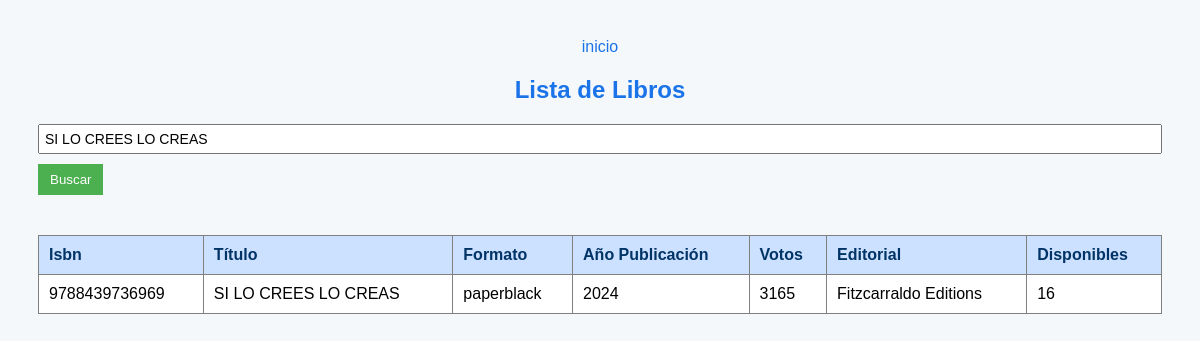
/menu_visitante.php?buscar=SI LO CREES LO CREAS, run on an earlier commit of the app's database.
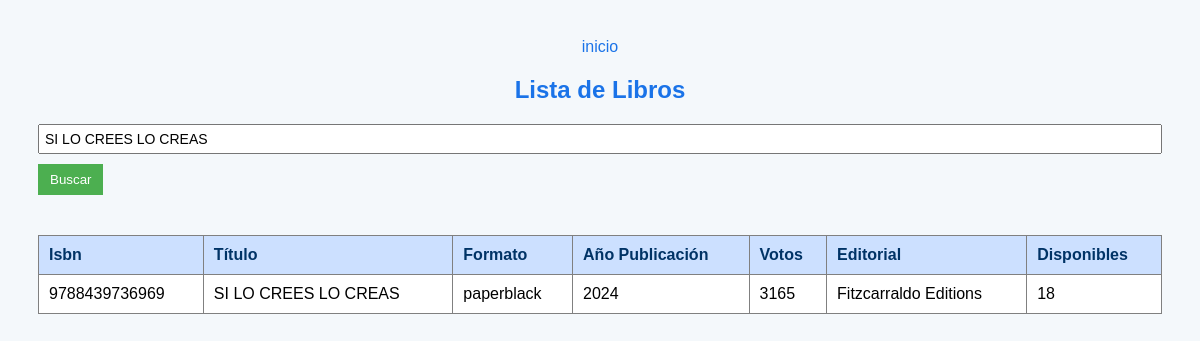
And on a later commit of the database.
### tables this page shows
CREATE TABLE Tblibro (isbn INTEGER PRIMARY KEY, titulo_libro TEXT NOT NULL, formato_libro TEXT NOT NULL, año_libro INTEGER NOT NULL CHECK (año_libro > 0), votos_libro INTEGER DEFAULT 0 CHECK (votos_libro >= 0), editorial TEXT NOT NULL, disponible INTEGER DEFAULT 1);

### menu_visitante.php (the view, shortened to what this page needs)
<?php
include 'conexion.php';
$busqueda = $_GET['buscar'] ?? '';
$sql = "SELECT * FROM Tblibro WHERE
    titulo_libro LIKE :buscar OR
    formato_libro LIKE :buscar OR
    año_libro LIKE :buscar";
$stmt = $conexion->prepare($sql);
$stmt->execute(['buscar' => "%$busqueda%"]);
$libros = $stmt->fetchAll(PDO::FETCH_ASSOC);
?>
<!DOCTYPE html>
<html lang="es">
<head>
    <link rel="stylesheet" href="css/styles_autor.css">
</head>
<body>
<div class="container">
    <div class="butoneria">
        <a href="login.php" class="menu-button">inicio</a>
    </div>
</div>
<div class="container">
    <h2>Lista de Libros</h2>
    <form method="get" action="libros.php">
        <input type="text" name="buscar" placeholder="Buscar libros..." value="<?= htmlspecialchars($busqueda) ?>">
        <button type="submit">Buscar</button>
    </form>
    <div class="tabla-autores">
        <table>
            <thead>
                <tr>
                    <th>Isbn</th>
                    <th>Título</th>
                    <th>Formato</th>
                    <th>Año Publicación</th>
                    <th>Votos</th>
                    <th>Editorial</th>
                    <th>Disponibles</th>
                </tr>
            </thead>
            <tbody>
                <?php if ($libros): ?>
                    <?php foreach ($libros as $libro): ?>
                    <tr>
                        <td><?= htmlspecialchars($libro['isbn']) ?></td>
                        <td><?= htmlspecialchars($libro['titulo_libro']) ?></td>
                        <td><?= htmlspecialchars($libro['formato_libro']) ?></td>
                        <td><?= htmlspecialchars($libro['año_libro']) ?></td>
                        <td><?= htmlspecialchars($libro['votos_libro']) ?></td>
                        <td><?= htmlspecialchars($libro['editorial']) ?></td>
                        <td><?= htmlspecialchars($libro['disponible']) ?></td>
                    </tr>
                    <?php endforeach; ?>
                <?php else: ?>
                    <tr><td colspan="9">No se encontraron libros.</td></tr>
                <?php endif; ?>
            </tbody>
        </table>
    </div>
</div>
</body>
</html>

What changed in the data, as far as the page shows it:
changed tblibro "SI LO CREES LO CREAS": disponible "16" → "18"
